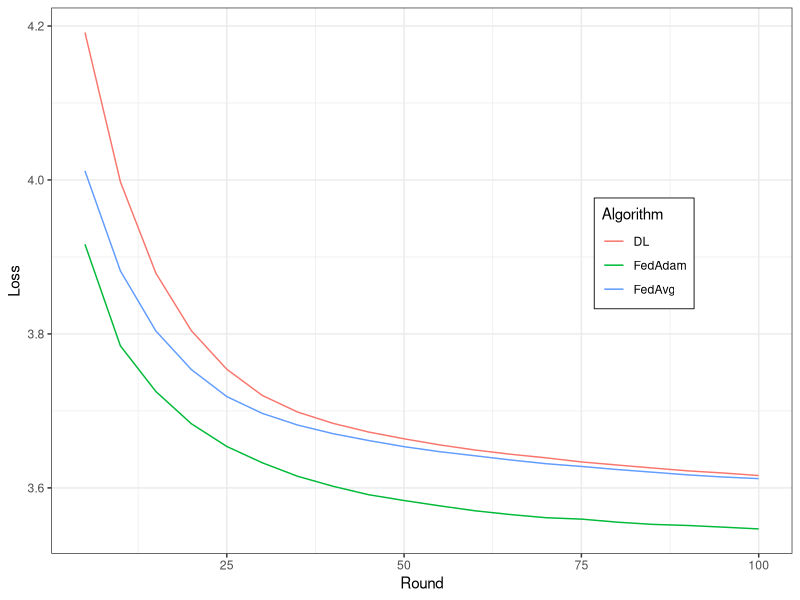
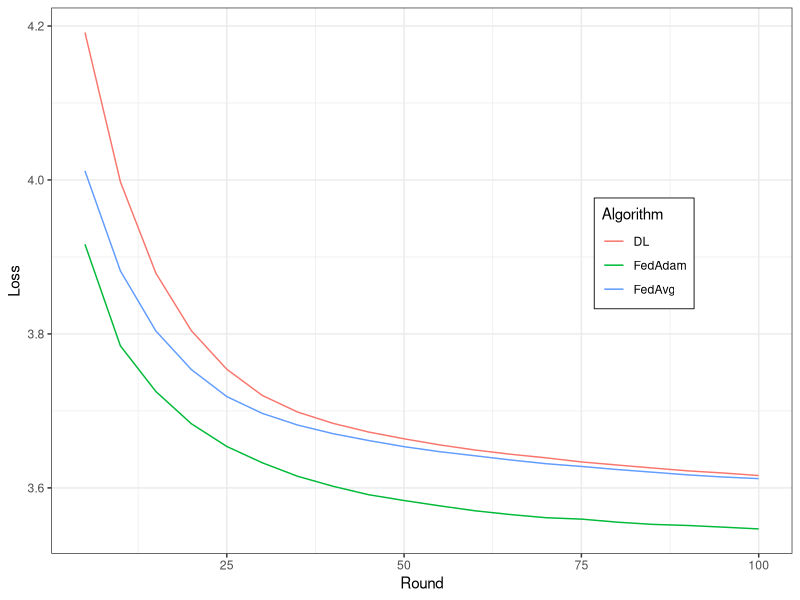

The R script that drew these images, in order:
library(ggplot2)

dat <- read.csv("data/accuracies_n64_wikitext.csv")

ggplot(dat, aes(x=round, y=loss, group=group, color=group)) +
  geom_line() +
  xlab("Round") +
  ylab("Loss") +
  theme_bw() +
  theme(legend.position=c(0.8, 0.55), legend.background = element_rect(color = "black", fill = "white", size = 0.3)) +
  labs(color="Algorithm")

ggsave("plots/loss_n64_wikitext.pdf", width=4.3, height=2.3)
